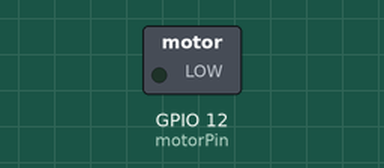
The sketch below on a simulated ESP32. Shown: switched loads named in the sketch (green lamp = pin HIGH).

Above: at 0.1 s.
At 6.5 s:
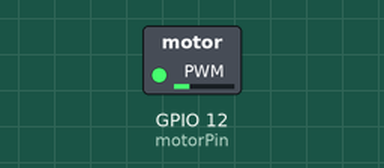
At 19.3 s:
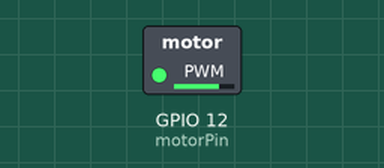
At 38.45 s:
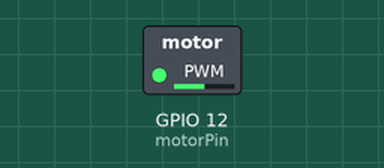
Timing chart, 0 to 40.0 s (numbered marks = the images above):
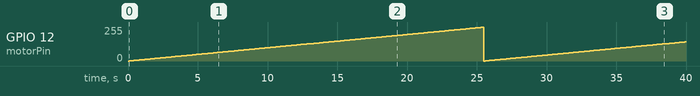

The sketch:

BasicAnalogWrite.ino
```cpp
// Define PIN and Channel for the motor
uint8_t motorPin = 12;
uint8_t motorChannel = 1;


void setup() {
    // Attatch motor pin to channel
    ledcAttachPin(motorPin, motorChannel);
    // Initialize motor channel with 12 kHz PWM frequency and 8-bit resolution
    ledcSetup(motorChannel, 12000, 8);
}


void loop() {
    // Count up from 0 to 255
    for (int val = 0; val < 255; val++) {
        // Write value (0-255) of the loop to the motor channel
        ledcWrite(motorChannel, val);
        // Wait a bit
        delay(100);
    }
}
```

Measured:
- by itself, GPIO 12 (motorPin): 0/255 → 1/255 at 0.10 s, → 2/255 0.10 s later, → 3/255 0.10 s later, → 4/255 0.10 s later, … (397 changes in this stretch)
